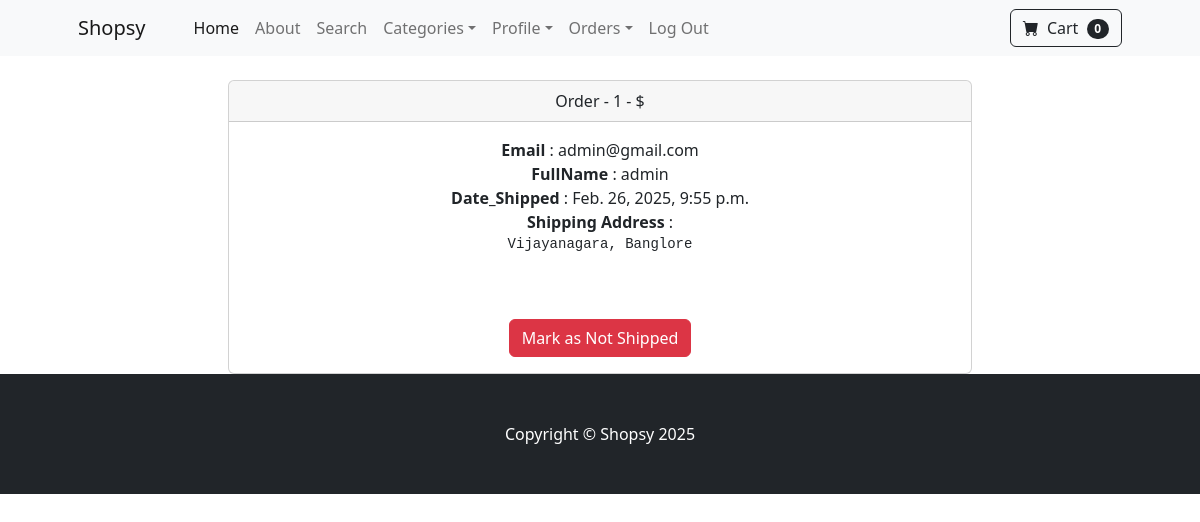
Page /payment/orders/1 (signed in) on the earlier database version.
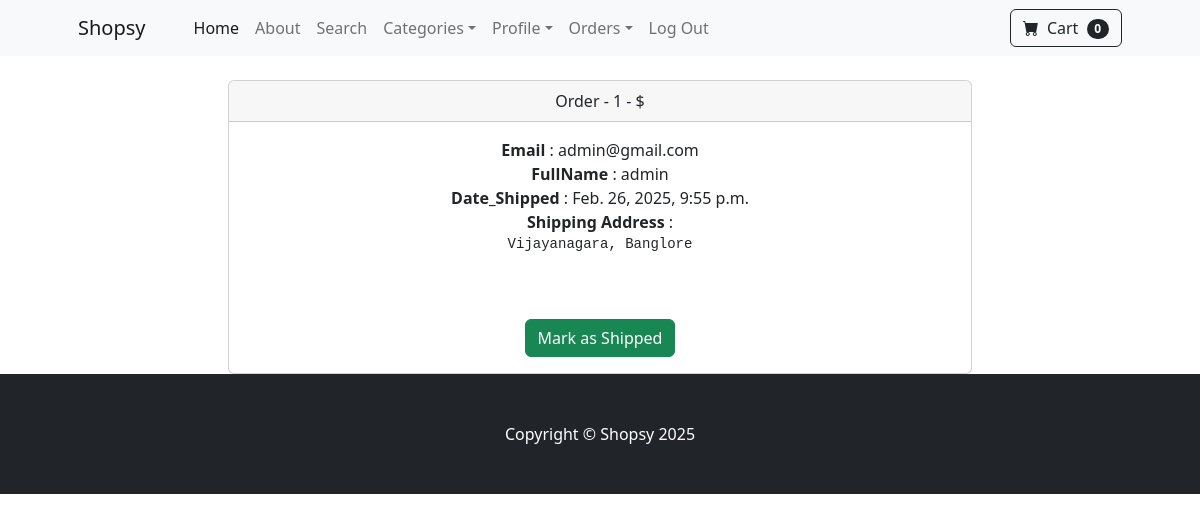
Same page on the later database version.
### payment/views.py (the view, shortened to what this page needs)
# urls.py: path('orders/<int:pk>', views.orders, name="orders"),
def orders(request, pk):
  if request.user.is_authenticated and request.user.is_superuser:
    order = Order.objects.get(id=pk)
    items = OrderItem.objects.filter(order=pk)
    return render(request, 'payment/orders.html', {'order':order, 'items':items})
  else:
    messages.success(request, "Access Denied..")
    return redirect('home')

### cart/cart.py (called while the page is built)
  def __len__(self):
    return len(self.cart)

### cart/context_processors.py (called while the page is built)
def cart(request):
  return {'cart':Cart(request)}

### payment/templates/payment/orders.html (shortened to what this page needs)
{% extends "base.html" %} {% block content %}
<br>
<div class="container">
  <div class="row">
    <center>
      <div class="col-8">
        <div class="card">
          <div class="card-header">
           Order - {{order.id}}   -  ${{order.price}}
          </div>
          <div class="card-body">
          <strong> Email</strong> : {{order.email}} <br>
          <strong> FullName</strong> : {{order.full_name}} <br>
           {% if order.shipped_date %}
          <strong> Date_Shipped </strong>:  {{order.shipped_date}}
            {% else %}
          <strong> Date_orderd </strong>:   {{order.date_ordered}}
           {% endif %}
           <br>
           <strong>Shipping Address </strong>: <pre>{{order.shipping_address}}</pre>
           <br>
          <br>
          {% if not order.shipped %}
          <form action="" method="POST">
            <button type="submit" class="btn btn-success">Mark as Shipped</button>
          </form>
          {% else %}
          <form action="" method="POST">
            <button type="submit" class="btn btn-danger">Mark as Not Shipped</button>
          </form>
          {% endif %}
          </div>
        </div>
      </div>
    </center>
  </div>
</div>
{% endblock %}

Differences in the rows shown:
changed Order "admin@gmail.com": shipped True → False (drawn)
Other differences:
text no longer shown: "Mark as Not Shipped"
text now shown: "Mark as Shipped"
